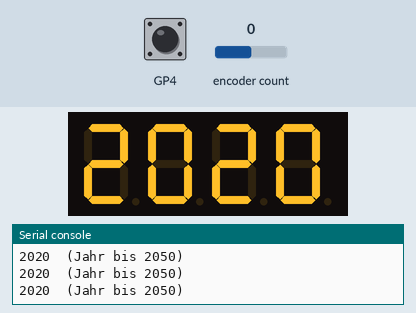
Recording of a program running on a simulated Raspberry Pi Pico running MicroPython. Parts: 4-digit seven-segment display, the last lines printed to the serial console. Inputs (shaded band) come from the test bench; at power-on: encoder count 0, GP4 HIGH. Library files of the repository ran but are not shown: tm1637.py.

Above: at 1.2 s.
1.3 s: encoder count set to 1
At 2.7 s:
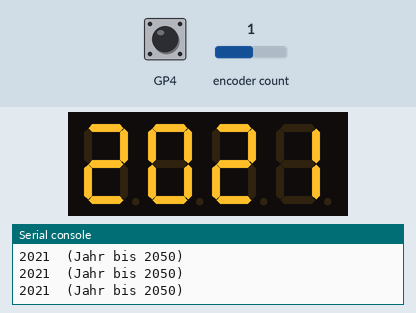
34.0 s: GP4 pulled LOW for 3 s
At 34.5 s:
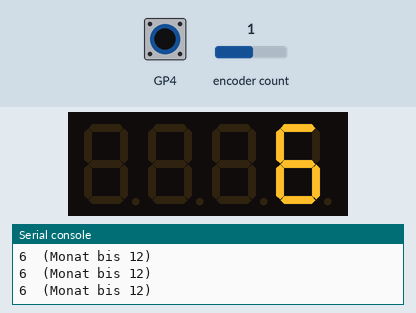
66.7 s: encoder count set to 0
Timing chart, 0 to 69.7 s (numbered marks = the images above; inputs shaded):
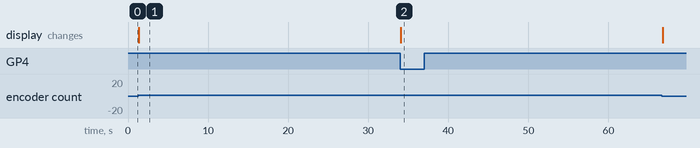

Measured:
- after the input at 1.3 s, the display: changes at once (image 1)
- after the input at 34.0 s, the display: changes after 0.08 s (image 2)

The program:

PB-09-3-10-Demo_Rotary_Decoder.py
```python
# Bibliotheken laden
from rotary import Rotary
from utime import sleep
import tm1637
from time import sleep_ms
from machine import I2C, Pin

display = tm1637.TM1637(clk=Pin(0), dio=Pin(1))

# GPIOs zum Rotary Encoder
pin_dt = 2
pin_clk = 3
pin_sw = 4

# Initialiserung Rotary Encoder
rotary = Rotary(pin_dt, pin_clk, pin_sw)
value = 0
weiter = False

# Funktion
def rotary_changed(change):
    global value
    global weiter
    if change == Rotary.ROT_CW:
        value = value + 1
        print('Rechts (', value, ')')
    elif change == Rotary.ROT_CCW:
        value = value - 1
        print('Links (', value, ')')
    elif change == Rotary.SW_PRESS:
        print('Gedrückt')
        weiter = True
        #value = 0
    elif change == Rotary.SW_RELEASE:
        print('Losgelassen')

# Wenn der Encoder bedient wird
rotary.add_handler(rotary_changed)

# ====================================================
#Datum und Uhrzeit eingeben
# ====================================================

#Jahr eingeben
value=2020
while weiter == False:
    print(value," (Jahr bis 2050)")
    display.number(value)
    sleep(.1)
Jahr=value
print("Jahr: ", Jahr)
weiter = False
# ====================================================

#Monat eingeben
value=6
display.show("    ")
while weiter == False:
    print(value," (Monat bis 12)")
    display.number(value)
    sleep(.1)
Monat=value
print("Monat: ", Monat)
weiter = False
# ====================================================

#Tag eingeben
value=15
display.show("    ")
while weiter == False:
    print(value," (Tag bis 31)")
    display.number(value)
    sleep(.1)
Tag=value
print("Tag: ", Tag)
weiter = False
# ====================================================

#Stunde eingeben
value=12
display.show("    ")
while weiter == False:
    print(value," (Stunde bis 23)")
    display.number(value)
    sleep(.1)
Stunde=value
print("Stunde: ", Stunde)
weiter = False
# ====================================================

#Minute eingeben
value=30
display.show("    ")
while weiter == False:
    print(value," (Minute bis 59)")
    display.number(value)
    sleep(.1)
Minute=value
print("Minute: ", Minute)
print()
print()
# ====================================================

print("Eingaben:")
print("Jahr: ", Jahr)
print("Monat: ", Monat)
print("Tag: ", Tag)
print("Stunde: ", Stunde)
print("Minute: ", Minute)

"""
Das vorliegende Python-Programm ist für den Raspberry Pi Pico geschrieben und verwendet
die MicroPython-Plattform. Es interagiert mit einem Rotary-Encoder und einem TM1637-Display,
um Benutzereingaben für das Datum und die Uhrzeit zu erfassen.

Hier ist eine detaillierte Erläuterung des Programms:

    Import von Modulen:

from rotary import Rotary
from utime import sleep
import tm1637
from time import sleep_ms
from machine import I2C, Pin

    Rotary: Ein Modul zur Steuerung des Rotary-Encoders.
    utime: Modul zur Zeitmessung, wird verwendet, um Pausen im Programmablauf einzufügen.
    tm1637: Modul zur Steuerung des TM1637-Displays.
    machine: Ein Modul, das Funktionen für Hardwarezugriffe bereitstellt. Hier wird
    die Pin-Klasse verwendet, um die Pins des Raspberry Pi Pico zu steuern, und I2C, um
    die I2C-Kommunikation zu ermöglichen.

Initialisierung des Displays:

display = tm1637.TM1637(clk=Pin(0), dio=Pin(1))

Eine Instanz der TM1637-Klasse wird erstellt und mit den Pins 0 (clk) und 1 (dio) verbunden,
um die Kommunikation mit dem Display zu ermöglichen.

Konfiguration des Rotary Encoders:

pin_dt = 2
pin_clk = 3
pin_sw = 4
rotary = Rotary(pin_dt, pin_clk, pin_sw)

Hier werden die Pins für den Rotary Encoder festgelegt und eine Instanz der Rotary-Klasse
erstellt, um die Eingaben des Encoders zu verarbeiten.

Funktionsdefinition für die Verarbeitung der Encoder-Ereignisse:

    def rotary_changed(change):
        global value
        global weiter
        # Verarbeitung der Encoder-Ereignisse
    rotary.add_handler(rotary_changed)

    Die Funktion rotary_changed wird definiert, um die Ereignisse des Rotary Encoders
    zu verarbeiten. Sie aktualisiert den globalen Wert value je nach Drehrichtung und
    reagiert auf Druck- und Loslass-Ereignisse des Encoder-Tasters.

    Erfassung von Datum und Uhrzeit:
    Die Benutzereingaben für Jahr, Monat, Tag, Stunde und Minute werden nacheinander erfasst.
    Der Rotary Encoder wird verwendet, um die Werte auszuwählen, und das TM1637-Display zeigt
    den ausgewählten Wert an. Die Eingaben werden durch Drücken des Rotary-Tasters bestätigt.

    Anzeigen der Eingaben:
    Nachdem alle Eingaben erfasst wurden, werden sie auf der Konsole ausgegeben, um dem
    Benutzer eine Bestätigung zu geben.

Das Programm ermöglicht es dem Benutzer, das Datum und die Uhrzeit über den Rotary-Encoder
einzugeben und die Eingaben auf dem TM1637-Display anzuzeigen.


"""
```
